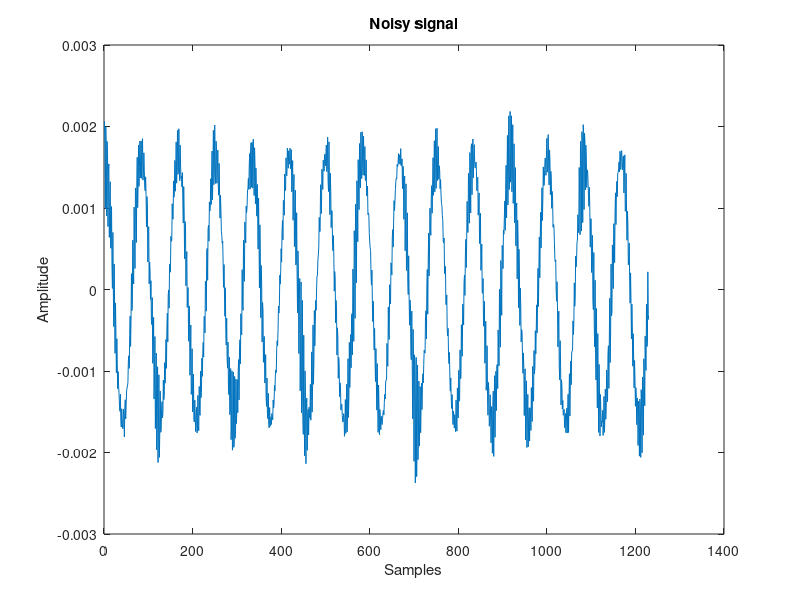
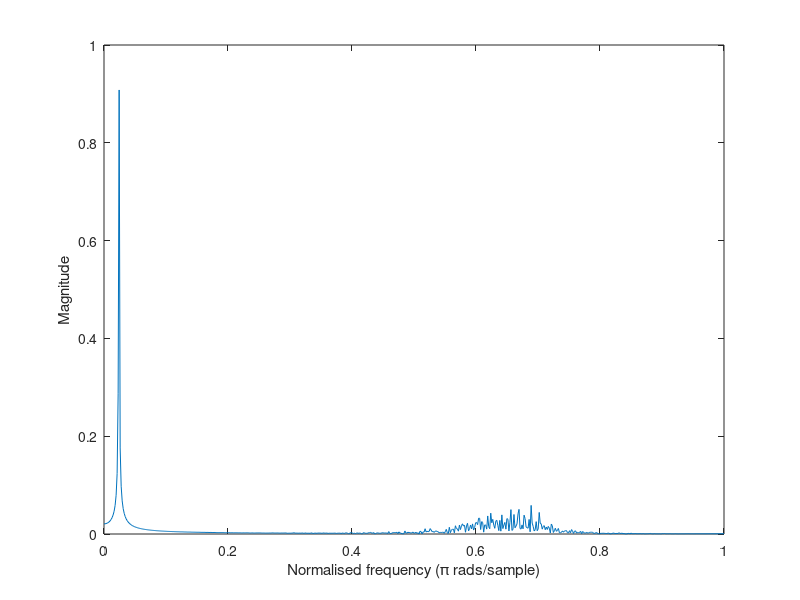

Source code (MATLAB) for these figures, in order: (Note: this script raises an error after producing the figures.)
%generate the noisy signal which will be filtered
x= cos(2*pi*12*[0:0.001:1.23]);
x(end) = [];
[b a] = butter(2,[0.6 0.7],'bandpass');
filtered_noise = filter(b,a,randn(1, length(x)*2));
x = (x + 0.5*filtered_noise(500:500+length(x)-1))/length(x)*2;
% This script is available at http://dadorran.wordpress.com search for
% filtering matlab demo
plot(x)
title('Noisy signal')
xlabel('Samples');
ylabel('Amplitude')
 
%plot magnitude spectrum of the signal
X_mags = abs(fft(x));
figure(10)
plot(X_mags)
xlabel('DFT Bins')
ylabel('Magnitude')
 
%plot first half of DFT (normalised frequency)
num_bins = length(X_mags);
plot([0:1/(num_bins/2 -1):1], X_mags(1:num_bins/2))
xlabel('Normalised frequency (\pi rads/sample)')
ylabel('Magnitude')
 
%design a second order filter using a butterworth design technique 
[b a] = butter(2, 0.3, 'low')
 
%Show the signal flow diagram of the filter/system
%this function available from http://dadorran.wordpress.com
create_signal_flow(b,a) 
 
%plot the frequency response (normalised frequency)
H = freqz(b,a, floor(num_bins/2));
hold on
plot([0:1/(num_bins/2 -1):1], abs(H),'r');
 
%filter the signal using the b and a coefficients obtained from
%the butter filter design function
x_filtered = filter(b,a,x);
 
%plot the filtered signal
figure(2)
plot(x_filtered,'r')
title('Filtered Signal - Using Second Order Butterworth')
xlabel('Samples');
ylabel('Amplitude')
 
%Redesign the filter using a higher order filter
[b2 a2] = butter(20, 0.3, 'low')
 
%Plot the magnitude spectrum and compare with lower order filter
H2 = freqz(b2,a2, floor(num_bins/2));
figure(10)
hold on
plot([0:1/(num_bins/2 -1):1], abs(H2),'g');
 
%filter the noisy signal and plot the result
x_filtered2 = filter(b2,a2,x);
figure(3)
plot(x_filtered2,'g')
title('Filtered Signal - Using 20th Order Butterworth')
xlabel('Samples');
ylabel('Amplitude')
 
%Use a band reject filter in place of a low pass filter
[b_stop a_stop] = butter(20, [0.5 0.8], 'stop');
 
%plot the magnitude spectrum
H_stopband = freqz(b_stop,a_stop, floor(num_bins/2));
figure(10)
hold on
plot([0:1/(num_bins/2 -1):1], abs(H_stopband),'c');
 
%plot filtered signal
x_filtered_stop = filter(b_stop,a_stop,x);
figure(4);
plot(x_filtered_stop,'c')
title('Filtered Signal - Using Stopband')
xlabel('Samples');
ylabel('Amplitude')
 
%Use matlabs built-in buttord function to get the optimum order to meet a specification
[N Wn] = buttord(0.1, 0.5, 5, 40)
 
%use the N and Wn values obtained above to design the filter in the usual way
[b3 a3] = butter(N, Wn, 'low');
 
%plot the magnitude spectrum
H3 = freqz(b3,a3, floor(num_bins/2));
figure(10);
hold on
plot([0:1/(num_bins/2 -1):1], abs(H2),'k');
figure(10)
 
%filter the signal and plot the ouput of the filter
x_filtered3 = filter(b3,a3,x);
figure(5);
plot(x_filtered3,'k')
title(['Filtered Signal - Using ' num2str(N) ' th Order Butterworth'])
xlabel('Samples');
ylabel('Amplitude')
% script available from http://dadorran.wordpress.com
% comparison with other filter design techniques (chebyshev and elliptical)
[b_butter a_butter] = butter(4, 0.2, 'low');
H_butter = freqz(b_butter, a_butter);
 
[b_cheby a_cheby] = cheby1(4, 0.5, 0.2, 'low');
H_cheby = freqz(b_cheby, a_cheby);
 
[b_ellip a_ellip] = ellip(4, 0.5, 40, 0.2, 'low');
H_ellip = freqz(b_ellip, a_ellip);
 
%plot each filter to compare 
figure(11)
norm_freq_axis = [0:1/(512 -1):1];
plot(norm_freq_axis, abs(H_butter))
hold on
plot(norm_freq_axis, abs(H_cheby),'r')
plot(norm_freq_axis, abs(H_ellip),'g')
legend('Butterworth', 'Chebyshev', 'Elliptical')
xlabel('Normalised Frequency');
ylabel('Magnitude')
 
%plot in dB for verification that spec is met
figure(12);
plot(norm_freq_axis, 20*log10(abs(H_butter)))
hold on
plot(norm_freq_axis, 20*log10(abs(H_cheby)),'r')
plot(norm_freq_axis, 20*log10(abs(H_ellip)),'g')
legend('Butterworth', 'Chebyshev', 'Elliptical')
xlabel('Normalised Frequency ');
ylabel('Magnitude (dB)')
